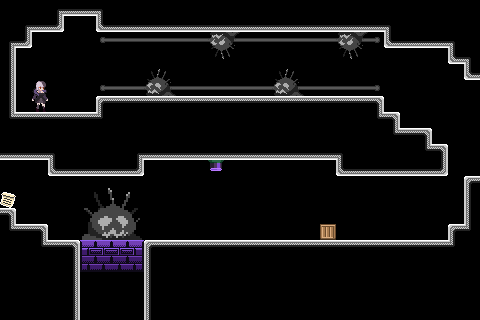

Rendered tile map (Tiled .tmx) drawn with the repository's tilesets; below, a short description and the map source with its tile grids summarised:
An orthogonal 30x20 tile map with 16x16 px tiles, 5 tile layers (bkg_far, bkg_close, ground, onoff2_defaulton, ...), 3 tilesets.

<map version="1.10" tiledversion="1.11.0" orientation="orthogonal" renderorder="right-down" width="30" height="20" tilewidth="16" tileheight="16" infinite="0" nextlayerid="6" nextobjectid="1">
 <tileset firstgid="1" source="../../PlaceholderSprites.tsx" />
 <tileset firstgid="106" source="../../memory_block.tsx" />
 <tileset firstgid="121" source="../../onoff2_block.tsx" />
 <layer id="4" name="bkg_far" width="30" height="20">
  <properties>
   <property name="unity:sortinglayer" value="Bkg_far" />
  </properties>
  <data>[600 cells, 0 non-empty, 0 distinct tile ids]</data>
 </layer>
 <layer id="1" name="bkg_close" width="30" height="20">
  <properties>
   <property name="unity:sortinglayer" value="Bkg" />
  </properties>
  <data>[600 cells, 36 non-empty, 2 distinct tile ids]</data>
 </layer>
 <layer id="2" name="ground" width="30" height="20">
  <properties>
   <property name="unity:layer" value="Ground" />
   <property name="unity:sortinglayer" value="Ground" />
  </properties>
  <data>[600 cells, 360 non-empty, 38 distinct tile ids]</data>
 </layer>
 <layer id="5" name="onoff2_defaulton" width="30" height="20">
  <properties>
   <property name="unity:layer" value="Ground" />
   <property name="unity:sortinglayer" value="Ground" />
   <property name="unity:tag" value="onoff2-defaulton" />
  </properties>
  <data>[600 cells, 8 non-empty, 6 distinct tile ids]</data>
 </layer>
 <layer id="3" name="foreground" width="30" height="20">
  <properties>
   <property name="unity:sortinglayer" value="Foreground" />
  </properties>
  <data>[600 cells, 0 non-empty, 0 distinct tile ids]</data>
 </layer>
</map>
